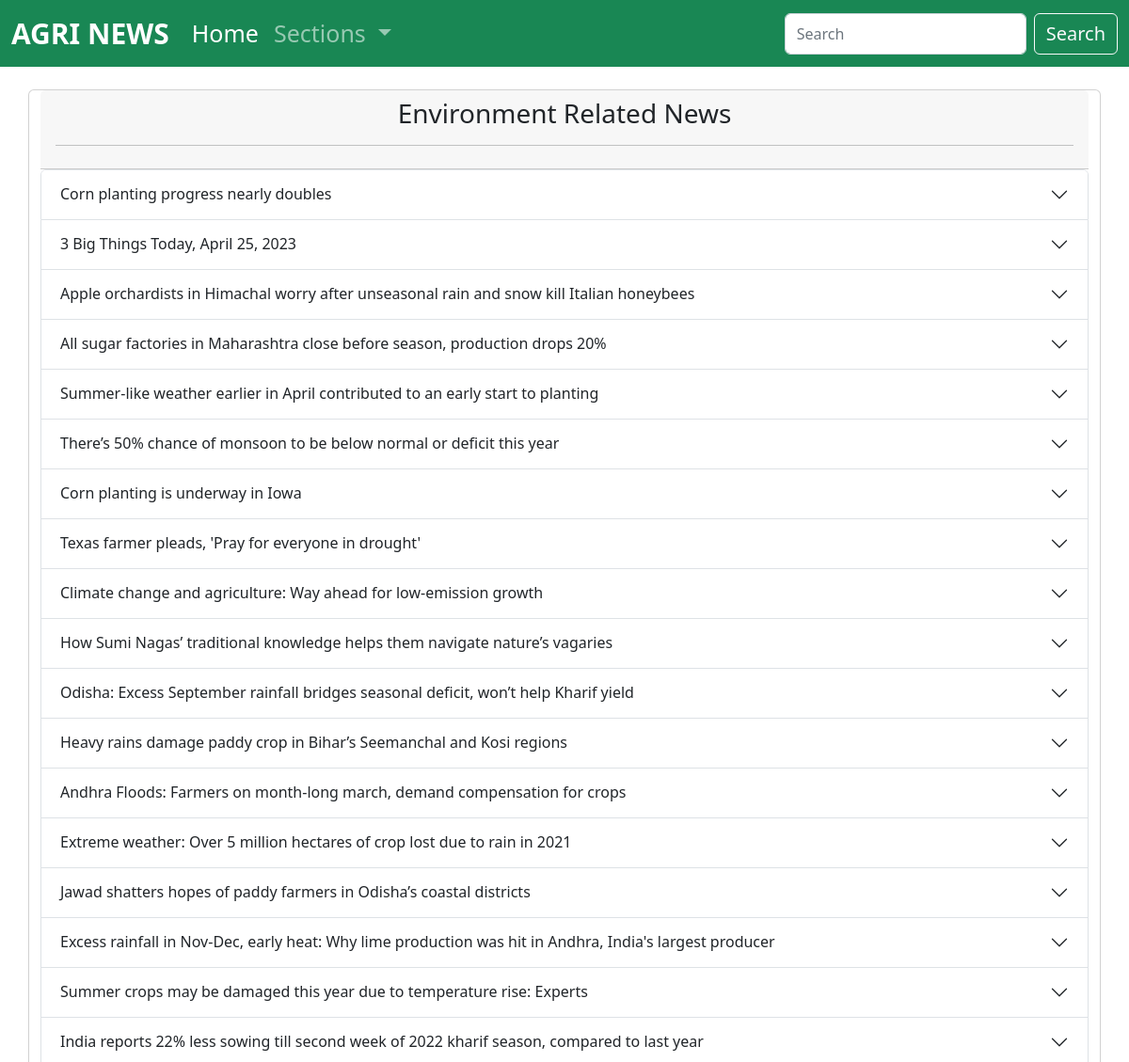
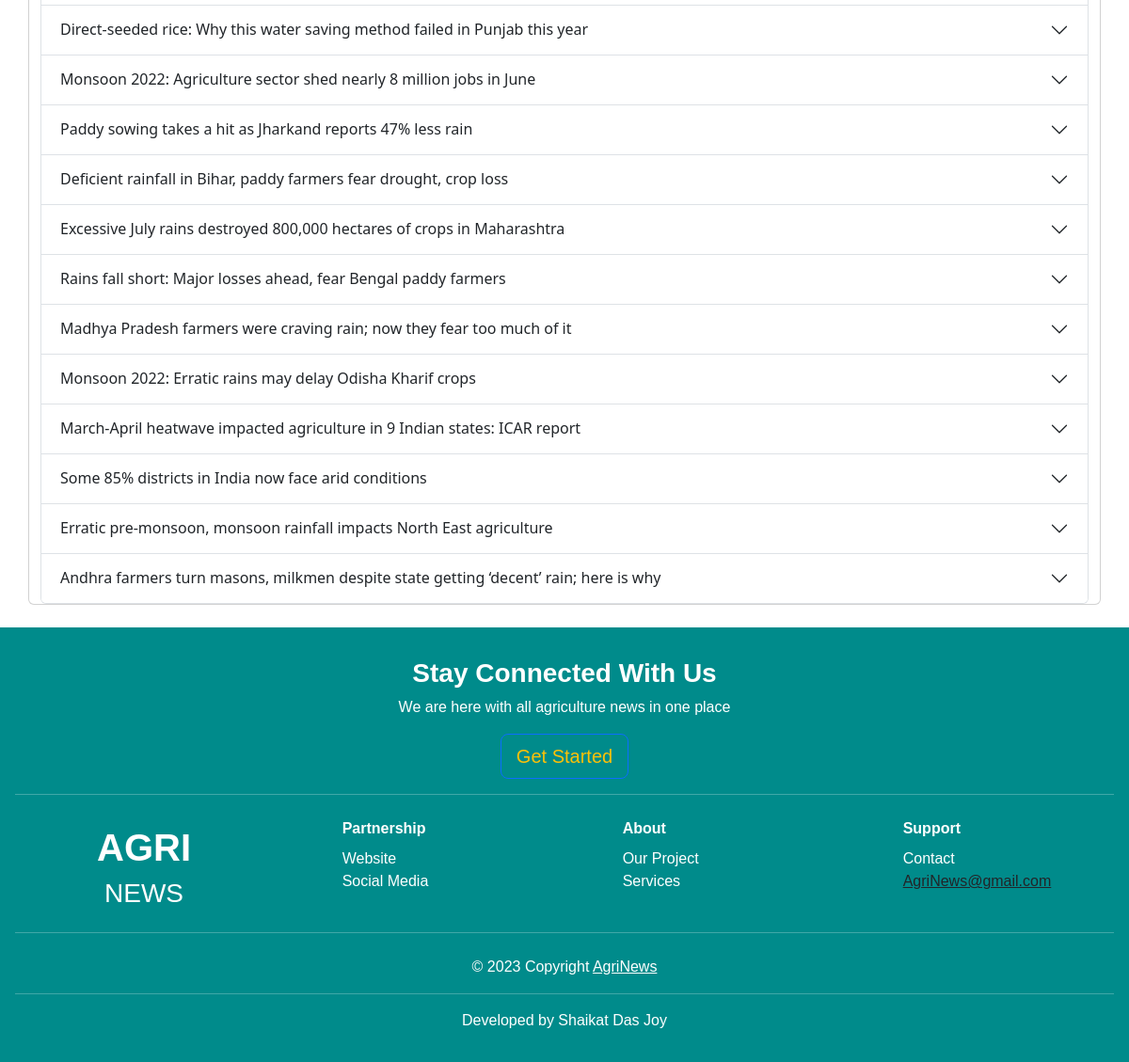
Page /environment/ on the committed database (2 pictures, top to bottom).
### article/models.py (models this page shows, shortened)
class Weather(models.Model):
    title = models.CharField(max_length=255)
    slug = models.SlugField(max_length=255,blank=True)
    text = models.TextField()
    date = models.DateTimeField(null=True,blank=True)
    url = models.URLField()
    class Meta:
        verbose_name = "Weather"
        verbose_name_plural = "Weathers"

### article/views.py (the view)
# urls.py: path('environment/', weather_article_view,name='environment'),
def weather_article_view(request):
    if request.method == "GET":
        print("ingov")
        query = request.GET.get("q")
        if query is not None:
            lookups = Q(title__icontains=query)
            news = Weather.objects.filter(lookups).distinct()
        else:
            news =  Weather.objects.all().order_by('-id')[:30]
    context = {
        'heading' : "Environment Related News",
        'news_list': news
    }
    return render(request, 'gov.html', context)

### templates/gov.html (shortened to what this page needs)
{% extends "base.html" %}
{% block content %}
    <div class="container my-4">
        <div class="row">
                <div class="card">
                    <div class="card-header text-center">
                        <h3>{{ heading }}</h3>
                        <hr>
                    </div>
                    <div class="accordion" id="accordionExample">
                        {% for news in news_list %}
                        <div class="accordion-item">
                            <h2 class="accordion-header" id="heading{{ forloop.counter }}">
                                <button class="accordion-button collapsed" type="button" data-bs-toggle="collapse"
                                        data-bs-target="#collapse{{ forloop.counter }}" aria-expanded="false" aria-controls="collapse{{ forloop.counter }}">
                                    {{ news.title }}
                                </button>
                            </h2>
                        </div>
                    {% endfor %}
                    </div>
                </div>
        </div>
    </div>
{% endblock %}

### static/style.css (style rules this page uses)
body { min-height: 100vh; }

### rows in the picture
Weather: title "Corn planting progress nearly doubles"
Weather: title "3 Big Things Today, April 25, 2023"
Weather: title "Apple orchardists in Himachal worry after unseasonal rain and snow kill Italian honeybees"
Weather: title "All sugar factories in Maharashtra close before season, production drops 20%"
Weather: title "Summer-like weather earlier in April contributed to an early start to planting"
Weather: title "There’s 50% chance of monsoon to be below normal or deficit this year"
Weather: title "Corn planting is underway in Iowa"
Weather: title "Texas farmer pleads, 'Pray for everyone in drought'"
Weather: title "Climate change and agriculture: Way ahead for low-emission growth"
Weather: title "How Sumi Nagas’ traditional knowledge helps them navigate nature’s vagaries"
Weather: title "Odisha: Excess September rainfall bridges seasonal deficit, won’t help Kharif yield"
Weather: title "Heavy rains damage paddy crop in Bihar’s Seemanchal and Kosi regions"
Weather: title "Andhra Floods: Farmers on month-long march, demand compensation for crops"
Weather: title "Extreme weather: Over 5 million hectares of crop lost due to rain in 2021"
Weather: title "Jawad shatters hopes of paddy farmers in Odisha’s coastal districts"
Weather: title "Excess rainfall in Nov-Dec, early heat: Why lime production was hit in Andhra, India's largest producer"
Weather: title "Summer crops may be damaged this year due to temperature rise: Experts"
Weather: title "India reports 22% less sowing till second week of 2022 kharif season, compared to last year"
Weather: title "Direct-seeded rice: Why this water saving method failed in Punjab this year"
Weather: title "Monsoon 2022: Agriculture sector shed nearly 8 million jobs in June"
Weather: title "Paddy sowing takes a hit as Jharkand reports 47% less rain"
Weather: title "Deficient rainfall in Bihar, paddy farmers fear drought, crop loss"
Weather: title "Excessive July rains destroyed 800,000 hectares of crops in Maharashtra"
Weather: title "Rains fall short: Major losses ahead, fear Bengal paddy farmers"
Weather: title "Madhya Pradesh farmers were craving rain; now they fear too much of it"
Weather: title "Monsoon 2022: Erratic rains may delay Odisha Kharif crops"
Weather: title "March-April heatwave impacted agriculture in 9 Indian states: ICAR report"
Weather: title "Some 85% districts in India now face arid conditions"
Weather: title "Erratic pre-monsoon, monsoon rainfall impacts North East agriculture"
Weather: title "Andhra farmers turn masons, milkmen despite state getting ‘decent’ rain; here is why"

### other values in the picture
{{ heading }} "Environment Related News"
